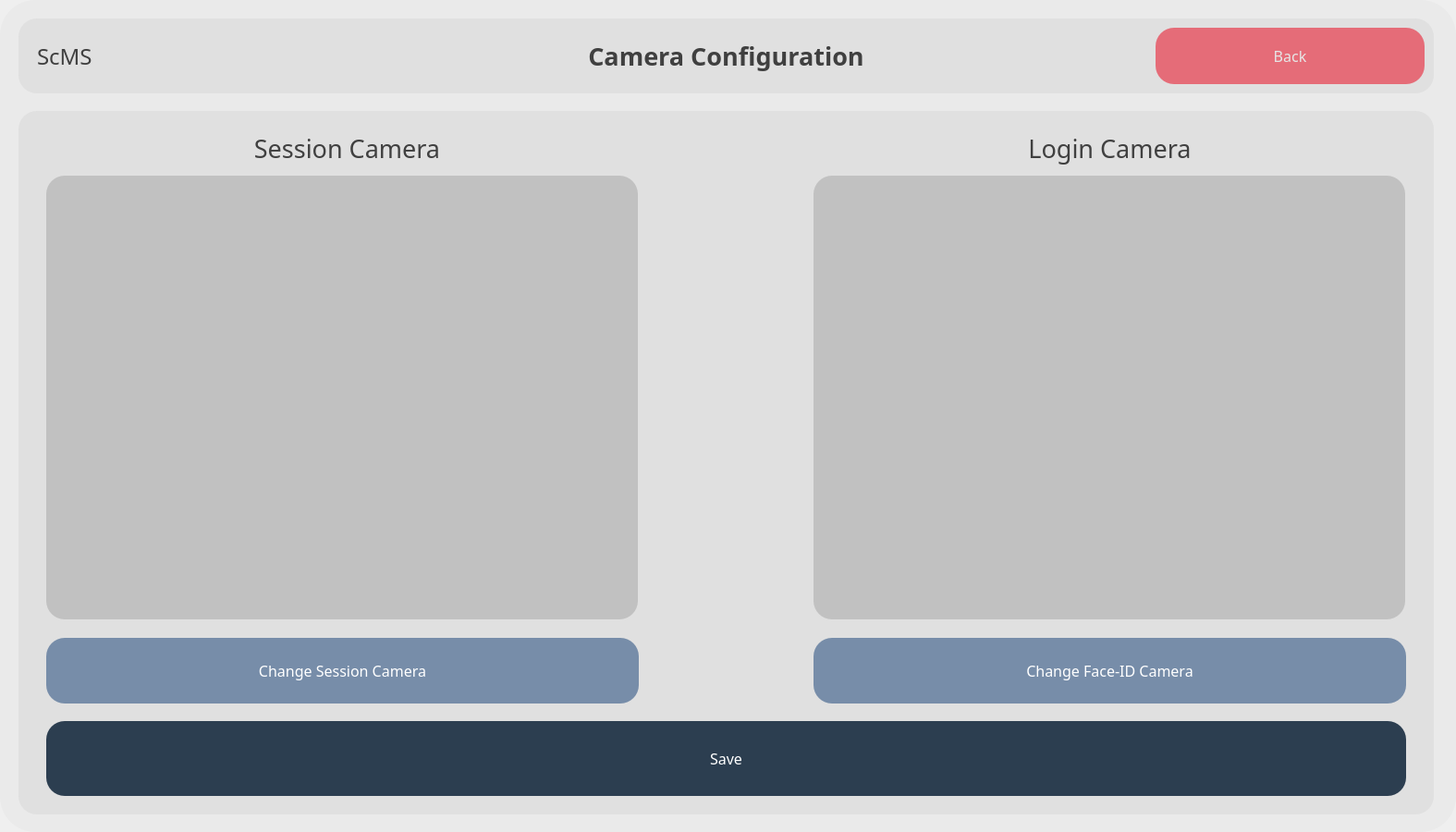
  <widget class="QWidget" name="cameraConfig_widget" native="true">
   <property name="geometry">
    <rect>
     <x>0</x>
     <y>0</y>
     <width>1575</width>
     <height>900</height>
    </rect>
   </property>
   <widget class="QLabel" name="mainScreen_BG_7">
    <property name="geometry">
     <rect>
      <x>0</x>
      <y>0</y>
      <width>1575</width>
      <height>900</height>
     </rect>
    </property>
    <property name="styleSheet">
     <string notr="true">background-image: url(:/images/materials/reportBG.png);
border-radius:38px;</string>
    </property>
    <property name="text">
     <string/>
    </property>
   </widget>
   <widget class="QWidget" name="topBar_widget_7" native="true">
    <property name="geometry">
     <rect>
      <x>20</x>
      <y>20</y>
      <width>1531</width>
      <height>81</height>
     </rect>
    </property>
    <property name="styleSheet">
     <string notr="true">background-color: rgba(200, 200, 200,80);
/*background-color: rgba(239, 174, 74,150);*/
border-radius:20px;</string>
    </property>
    <widget class="QLabel" name="mainTopBarTitle_label_13">
     <property name="geometry">
      <rect>
       <x>540</x>
       <y>10</y>
       <width>451</width>
       <height>61</height>
      </rect>
     </property>
     <property name="font">
      <font>
       <family>Poppins SemiBold</family>
       <pointsize>20</pointsize>
       <weight>75</weight>
       <bold>true</bold>
      </font>
     </property>
     <property name="styleSheet">
      <string notr="true">background-color: rgba(255, 255, 255,0);
color: rgb(64,64,64);</string>
     </property>
     <property name="text">
      <string>Camera Configuration</string>
     </property>
     <property name="alignment">
      <set>Qt::AlignCenter</set>
     </property>
    </widget>
    <widget class="QPushButton" name="cameraConfig_Back_btn">
     <property name="geometry">
      <rect>
       <x>1230</x>
       <y>10</y>
       <width>291</width>
       <height>61</height>
      </rect>
     </property>
     <property name="font">
      <font>
       <family>Poppins Medium</family>
       <pointsize>12</pointsize>
       <weight>50</weight>
       <bold>false</bold>
      </font>
     </property>
     <property name="styleSheet">
      <string notr="true">QPushButton#cameraConfig_Back_btn{
background-color: rgb(229, 108, 120);
	color: rgb(230, 230, 230);
border-radius:20px;
}

QPushButton#cameraConfig_Back_btn:hover{
background-color: rgba(229, 108, 120,220);
}

QPushButton#cameraConfig_Back_btn:pressed{
padding-left:5px;
padding-top:5px;
background-color: rgba(229, 108, 120,220);
}</string>
     </property>
     <property name="text">
      <string>Back</string>
     </property>
    </widget>
    <widget class="QLabel" name="mainTopBarTitle_label_14">
     <property name="geometry">
      <rect>
       <x>20</x>
       <y>0</y>
       <width>191</width>
       <height>81</height>
      </rect>
     </property>
     <property name="font">
      <font>
       <family>Poppins Medium</family>
       <pointsize>18</pointsize>
       <weight>50</weight>
       <bold>false</bold>
      </font>
     </property>
     <property name="styleSheet">
      <string notr="true">background-color: rgba(255, 255, 255,0);
color: rgb(64, 64, 64);</string>
     </property>
     <property name="text">
      <string>ScMS</string>
     </property>
    </widget>
   </widget>
   <widget class="QWidget" name="mainDashboardContainer_widget_7" native="true">
    <property name="geometry">
     <rect>
      <x>20</x>
      <y>120</y>
      <width>1531</width>
      <height>761</height>
     </rect>
    </property>
    <property name="styleSheet">
     <string notr="true">background-color: rgba(200, 200, 200,80);
border-radius:20px;</string>
    </property>
    <widget class="QPushButton" name="cameraConfig_save_btn">
     <property name="geometry">
      <rect>
       <x>30</x>
       <y>660</y>
       <width>1471</width>
       <height>81</height>
      </rect>
     </property>
     <property name="font">
      <font>
       <family>Poppins Medium</family>
       <pointsize>12</pointsize>
       <weight>50</weight>
       <bold>false</bold>
      </font>
     </property>
     <property name="styleSheet">
      <string notr="true">
QPushButton#cameraConfig_save_btn{
	
	background-color: rgb(44, 62, 80);
	color: rgb(255, 255, 255);
border-radius:20px;
}

QPushButton#cameraConfig_save_btn:hover{
background-color: rgba(44, 62, 80,210);

}

QPushButton#cameraConfig_save_btn:pressed{
padding-left:5px;
padding-top:5px;
background-color: rgba(44, 62, 80,210);

}</string>
     </property>
     <property name="text">
      <string>Save</string>
     </property>
     <property name="iconSize">
      <size>
       <width>25</width>
       <height>25</height>
      </size>
     </property>
    </widget>
    <widget class="QWidget" name="cameraAttendanceContainer_widget_5" native="true">
     <property name="geometry">
      <rect>
       <x>30</x>
       <y>70</y>
       <width>640</width>
       <height>480</height>
      </rect>
     </property>
     <property name="styleSheet">
      <string notr="true">background-color: rgba(64, 64, 64,50);
/*background-color: rgba(255,255,255,255);*/
border-radius:20px;</string>
     </property>
     <widget class="QLabel" name="sessionCameraConfig_Label">
      <property name="geometry">
       <rect>
        <x>10</x>
        <y>10</y>
        <width>620</width>
        <height>460</height>
       </rect>
      </property>
      <property name="styleSheet">
       <string notr="true">background-color: rgba(255, 255, 255,0);
border-radius:20px;</string>
      </property>
      <property name="text">
       <string/>
      </property>
     </widget>
    </widget>
    <widget class="QWidget" name="cameraAttendanceContainer_widget_6" native="true">
     <property name="geometry">
      <rect>
       <x>860</x>
       <y>70</y>
       <width>640</width>
       <height>480</height>
      </rect>
     </property>
     <property name="styleSheet">
      <string notr="true">background-color: rgba(64, 64, 64,50);
/*background-color: rgba(255,255,255,255);*/
border-radius:20px;</string>
     </property>
     <widget class="QLabel" name="loginCameraConfig_Label">
      <property name="geometry">
       <rect>
        <x>10</x>
        <y>10</y>
        <width>620</width>
        <height>460</height>
       </rect>
      </property>
      <property name="styleSheet">
       <string notr="true">background-color: rgba(255, 255, 255,0);
border-radius:20px;</string>
      </property>
      <property name="text">
       <string/>
      </property>
     </widget>
    </widget>
    <widget class="QLabel" name="mainTopBarTitle_label_15">
     <property name="geometry">
      <rect>
       <x>200</x>
       <y>10</y>
       <width>311</width>
       <height>61</height>
      </rect>
     </property>
     <property name="font">
      <font>
       <family>Poppins Medium</family>
       <pointsize>20</pointsize>
       <weight>50</weight>
       <bold>false</bold>
      </font>
     </property>
     <property name="styleSheet">
      <string notr="true">background-color: rgba(255, 255, 255,0);
color: rgb(64,64,64);</string>
     </property>
     <property name="text">
      <string>Session Camera</string>
     </property>
     <property name="alignment">
      <set>Qt::AlignCenter</set>
     </property>
    </widget>
    <widget class="QLabel" name="mainTopBarTitle_label_16">
     <property name="geometry">
      <rect>
       <x>1040</x>
       <y>10</y>
       <width>281</width>
       <height>61</height>
      </rect>
     </property>
     <property name="font">
      <font>
       <family>Poppins Medium</family>
       <pointsize>20</pointsize>
       <weight>50</weight>
       <bold>false</bold>
      </font>
     </property>
     <property name="styleSheet">
      <string notr="true">background-color: rgba(255, 255, 255,0);
color: rgb(64,64,64);</string>
     </property>
     <property name="text">
      <string>Login Camera</string>
     </property>
     <property name="alignment">
      <set>Qt::AlignCenter</set>
     </property>
    </widget>
    <widget class="QPushButton" name="changeSessionCamera_btn">
     <property name="geometry">
      <rect>
       <x>30</x>
       <y>570</y>
       <width>641</width>
       <height>71</height>
      </rect>
     </property>
     <property name="font">
      <font>
       <family>Poppins Medium</family>
       <pointsize>12</pointsize>
       <weight>50</weight>
       <bold>false</bold>
      </font>
     </property>
     <property name="styleSheet">
      <string notr="true">
QPushButton#changeSessionCamera_btn{
	
	background-color: rgb(119, 141, 169);
	color: rgb(255, 255, 255);
border-radius:20px;
}

QPushButton#changeSessionCamera_btn:hover{
background-color: rgba(119, 141, 169,210);

}

QPushButton#changeSessionCamera_btn:pressed{
padding-left:5px;
padding-top:5px;
background-color: rgba(119, 141, 169,210);

}</string>
     </property>
     <property name="text">
      <string>Change Session Camera</string>
     </property>
     <property name="iconSize">
      <size>
       <width>25</width>
       <height>25</height>
      </size>
     </property>
    </widget>
    <widget class="QPushButton" name="changeLoginCamera_btn">
     <property name="geometry">
      <rect>
       <x>860</x>
       <y>570</y>
       <width>641</width>
       <height>71</height>
      </rect>
     </property>
     <property name="font">
      <font>
       <family>Poppins Medium</family>
       <pointsize>12</pointsize>
       <weight>50</weight>
       <bold>false</bold>
      </font>
     </property>
     <property name="styleSheet">
      <string notr="true">QPushButton#changeLoginCamera_btn{
	
	background-color: rgb(119, 141, 169);
	color: rgb(255, 255, 255);
border-radius:20px;
}

QPushButton#changeLoginCamera_btn:hover{
background-color: rgba(119, 141, 169,210);

}

QPushButton#changeLoginCamera_btn:pressed{
padding-left:5px;
padding-top:5px;
background-color: rgba(119, 141, 169,210);

}</string>
     </property>
     <property name="text">
      <string>Change Face-ID Camera</string>
     </property>
     <property name="iconSize">
      <size>
       <width>25</width>
       <height>25</height>
      </size>
     </property>
    </widget>
   </widget>
   <widget class="QLabel" name="mainScreenDark_BG_8">
    <property name="geometry">
     <rect>
      <x>0</x>
      <y>0</y>
      <width>1575</width>
      <height>900</height>
     </rect>
    </property>
    <property name="styleSheet">
     <string notr="true">background-color: rgba(0, 0, 0,5);
border-radius:38px;</string>
    </property>
    <property name="text">
     <string/>
    </property>
   </widget>
   <zorder>mainScreenDark_BG_8</zorder>
   <zorder>mainScreen_BG_7</zorder>
   <zorder>topBar_widget_7</zorder>
   <zorder>mainDashboardContainer_widget_7</zorder>
  </widget>
